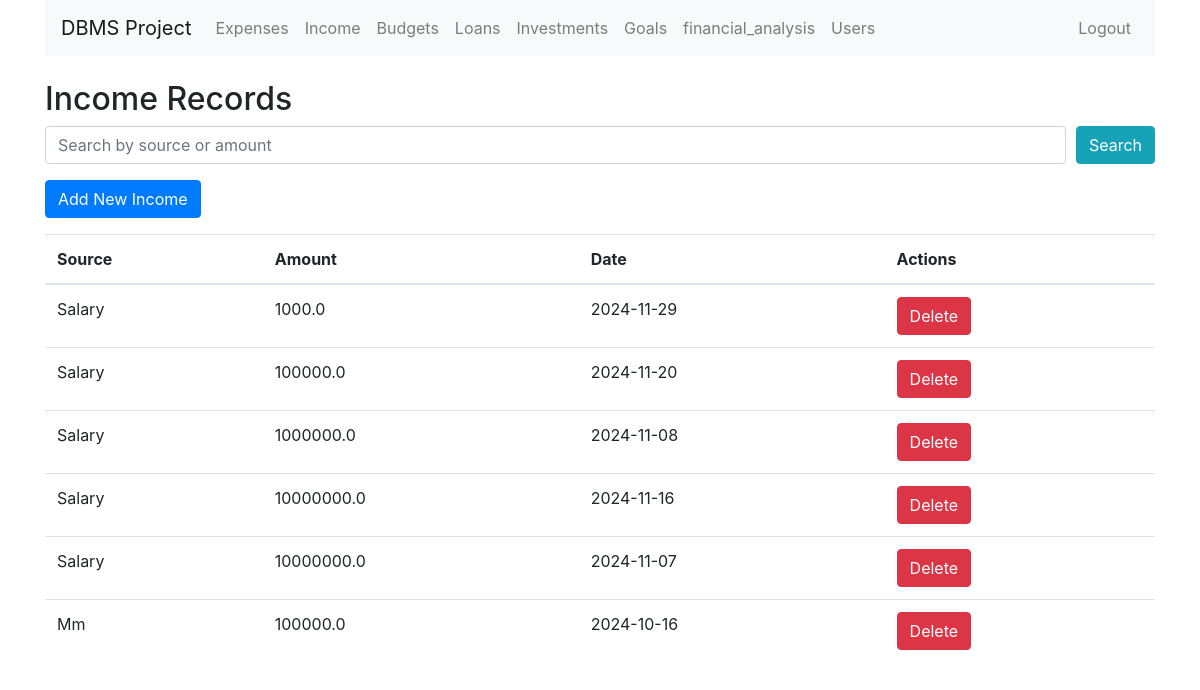
/income (signed in), run on the app's committed database.
### tables this page shows
CREATE TABLE Income (
                            income_id INTEGER PRIMARY KEY AUTOINCREMENT,
                            user_id INTEGER,
                            source TEXT,
                            amount REAL CHECK(amount > 0),
                            date DATE,
                            FOREIGN KEY (user_id) REFERENCES User(user_id)
                        );

### app.py (the view)
@app.route('/income', methods=['GET'])
@login_required
def view_income():
    search_query = request.args.get('search', '')
    user_id = session.get('user_id')
    role = session.get('role')
    conn = get_db_connection()
    if search_query:
        if role == 'Admin':
            query = """
                SELECT * FROM Income WHERE source LIKE ? OR amount LIKE ?
            """
            incomes = conn.execute(query, ('%' + search_query + '%', '%' + search_query + '%')).fetchall()
        else:
            query = """
                SELECT * FROM Income WHERE user_id = ? AND (source LIKE ? OR amount LIKE ?)
            """
            incomes = conn.execute(query, (user_id, '%' + search_query + '%', '%' + search_query + '%')).fetchall()
    else:
        if role == 'Admin':
            incomes = conn.execute('SELECT * FROM Income').fetchall()
        else:
            incomes = conn.execute('SELECT * FROM Income WHERE user_id = ?', (user_id,)).fetchall()
    conn.close()
    return render_template('view_income.html', records=incomes, search_query=search_query)

### app.py (called while the page is built)
def get_db_connection():
    conn = sqlite3.connect('db.db')
    conn.row_factory = sqlite3.Row
    return conn

def login_required(f):
    @wraps(f)
    def decorated_function(*args, **kwargs):
        if 'user_id' not in session:
            flash('Please log in first.', 'warning')
            return redirect(url_for('login'))
        return f(*args, **kwargs)
    return decorated_function

### templates/view_income.html (shortened to what this page needs)
{% extends 'base.html' %}
{% block content %}
<h2>Income Records</h2>
<form method="GET" action="{{ url_for('view_income') }}" class="mb-3">
    <div class="form-row">
        <div class="col">
            <input type="text" name="search" class="form-control" placeholder="Search by source or amount" value="{{ search_query }}">
        </div>
        <div class="col-auto">
            <button type="submit" class="btn btn-info">Search</button>
        </div>
    </div>
</form>
<a href="{{ url_for('add_income') }}" class="btn btn-primary mb-3">Add New Income</a>
<table class="table">
    <thead>
        <tr>
            <th>Source</th>
            <th>Amount</th>
            <th>Date</th>
            <th>Actions</th>
        </tr>
    </thead>
    <tbody>
        {% if not records %}
        <tr><td colspan="5">No income records found {% if search_query %} matching "{{ search_query }}" {% else %} in the system {% endif %}.</td></tr>
        {% else %}
            {% for income in records %}
            <tr>
                <td>{{ income.source }}</td>
                <td>{{ income.amount | round(2) }}</td>
                <td>{{ income.date }}</td>
                <td>
                    <form action="{{ url_for('delete_income', income_id=income.income_id) }}" method="POST" style="display:inline;" class="delete-form">
                        <button type="submit" class="btn btn-danger">Delete</button>
                    </form>
                </td>
            </tr>
            {% endfor %}
        {% endif %}
    </tbody>
</table>
{% endblock %}

### templates/base.html (shortened to what this page needs)
<!DOCTYPE html>
<html lang="en">
<head>
    <link rel="stylesheet" href="https://maxcdn.bootstrapcdn.com/bootstrap/4.0.0/css/bootstrap.min.css">
</head>
<body>
    <div class="container">
        <nav class="navbar navbar-expand-lg navbar-light bg-light">
            <a class="navbar-brand" href="{{ url_for('home') }}">DBMS Project</a>
            <div class="collapse navbar-collapse" id="navbarNav">
                <ul class="navbar-nav mr-auto">
                    {% if session.get('user_id') %}
                        <li class="nav-item"><a class="nav-link" href="{{ url_for('view_expense') }}">Expenses</a></li>
                        <li class="nav-item"><a class="nav-link" href="{{ url_for('view_income') }}">Income</a></li>
                        <li class="nav-item"><a class="nav-link" href="{{ url_for('view_budget') }}">Budgets</a></li>
                        <li class="nav-item"><a class="nav-link" href="{{ url_for('view_loan') }}">Loans</a></li>
                        <li class="nav-item"><a class="nav-link" href="{{ url_for('view_investment') }}">Investments</a></li>
                        <li class="nav-item"><a class="nav-link" href="{{ url_for('view_goals') }}">Goals</a></li>
                        <li class="nav-item"><a class="nav-link" href="{{ url_for('financial_analysis') }}">financial_analysis</a></li>
                        {% if session.get('role') == 'Admin' %}
                            <li class="nav-item"><a class="nav-link" href="{{ url_for('view_user') }}">Users</a></li>
                        {% endif %}
                    {% endif %}
                </ul>
                <ul class="navbar-nav ml-auto">
                    {% if session.get('user_id') %}
                        <li class="nav-item"><a class="nav-link" href="{{ url_for('logout') }}">Logout</a></li>
                    {% else %}
                        <li class="nav-item"><a class="nav-link" href="{{ url_for('login') }}">Login</a></li>
                        <li class="nav-item"><a class="nav-link" href="{{ url_for('register') }}">Register</a></li>
                    {% endif %}
                </ul>
            </div>
        </nav>
        <div class="mt-4">
            {% block content %}
            {% endblock %}
        </div>
    </div>
</body>
</html>

### data on the page
Income: source "Salary", amount "1000.0", date "2024-11-29"
Income: source "Salary", amount "100000.0", date "2024-11-20"
Income: source "Salary", amount "1000000.0", date "2024-11-08"
Income: source "Salary", amount "10000000.0", date "2024-11-16"
Income: source "Salary", amount "10000000.0", date "2024-11-07"
Income: source "Mm", amount "100000.0", date "2024-10-16"
